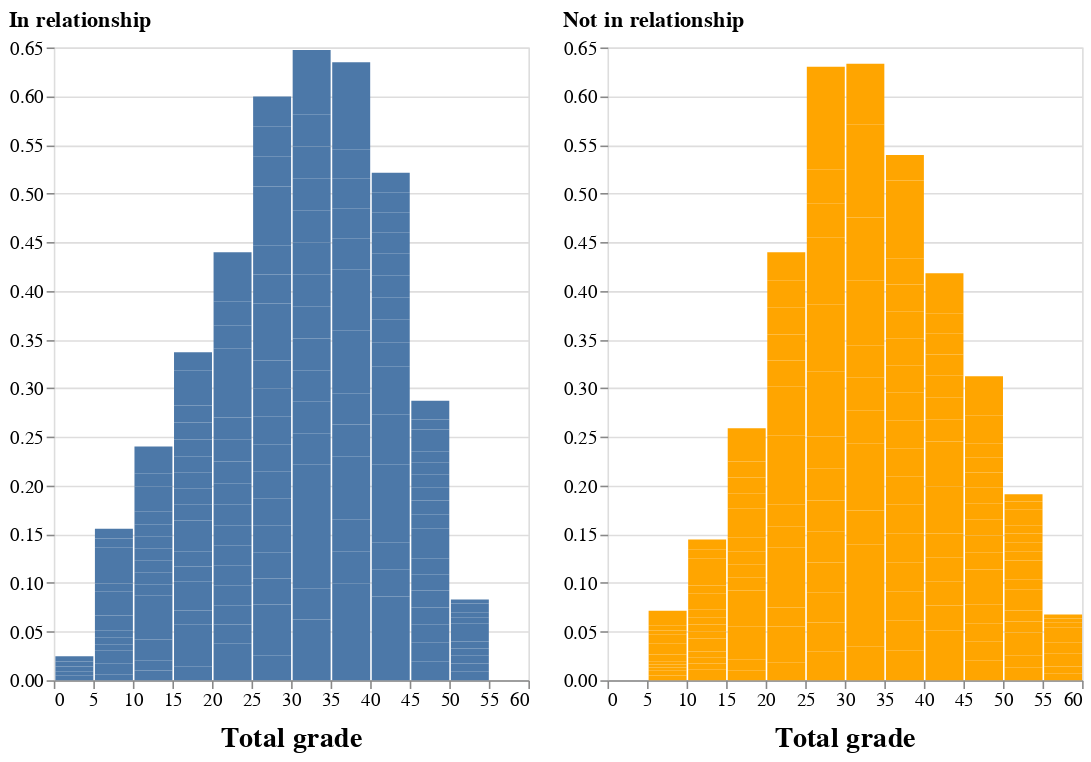

This figure's notebook cell:
### Code cell
P_math.configure_title(
    fontSize=14,
)

### Figure 1 — Vega-Lite specification as saved in the notebook (floating-point values rounded to 4 significant figures; data arrays with more than 128 entries replaced by an {"elided": "..."} marker saying what was removed)
{"config": {"title": {"fontSize": 14, "font": "Arial", "anchor": "start", "fontColor": "#000000"}, "background": "white", "axisX": {"domain": true, "gridColor": "#DEDDDD", "domainWidth": 1, "grid": false, "labelFont": "Arial", "labelFontSize": 12, "labelAngle": 0, "tickSize": 5, "titleFontSize": 18, "titlePadding": 10, "title": "X Axis Title (units)"}, "axisY": {"domain": false, "grid": true, "gridColor": "#DEDDDD", "gridWidth": 1, "labelFont": "Arial", "labelFontSize": 12, "labelAngle": 0, "titleFont": "Arial", "titleFontSize": 18, "titlePadding": 10, "title": "Y Axis Title (units)"}}, "hconcat": [{"data": {"name": "data-54614c3b115b98dd8a2748ba1f26f9d1"}, "mark": "bar", "encoding": {"x": {"type": "quantitative", "bin": {"extent": [0, 60], "step": 5}, "field": "total_grade", "title": "Total grade"}, "y": {"type": "quantitative", "field": "density"}}, "height": 400, "title": "In relationship", "transform": [{"density": "total_grade", "as": ["total_grade", "density"]}], "width": 300}, {"data": {"name": "data-a2d2ff5c57afd94b143a10c57fc106c8"}, "mark": {"type": "bar", "color": "orange"}, "encoding": {"x": {"type": "quantitative", "bin": {"extent": [0, 60], "step": 5}, "field": "total_grade", "title": "Total grade"}, "y": {"type": "quantitative", "field": "density"}}, "height": 400, "title": "Not in relationship", "transform": [{"density": "total_grade", "as": ["total_grade", "density"]}], "width": 300}], "$schema": "https://vega.github.io/schema/vega-lite/v4.0.2.json", "datasets": {"data-54614c3b115b98dd8a2748ba1f26f9d1": {"elided": "132 records"}, "data-a2d2ff5c57afd94b143a10c57fc106c8": {"elided": "263 records"}}}
